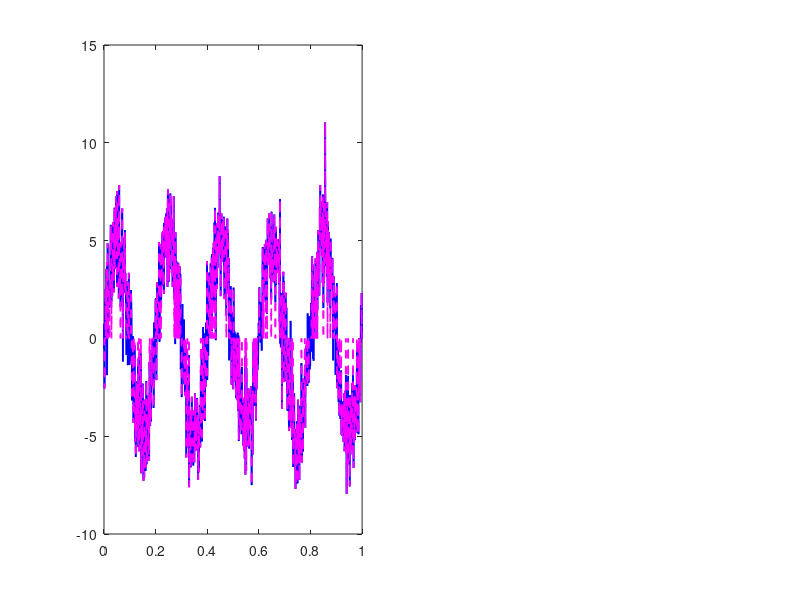

This chart was generated by the following MATLAB code: (Note: this script raises an error after producing the figure.)
% Anastasiia Badurych
% Variant 1

clear;
clc;

A_signal = 5;
f = 5;
sigma = 1.5;
U1 = 3;
U2 = 2;

t = 0:0.001:1;
s = A_signal * sin(2*pi*f*t);
n = sigma * randn(size(t));
noisySignal = s + n;

filteredSignal = noisySignal;
filteredSignal(abs(filteredSignal) < U2) = 0;

selected = noisySignal > U1;
maximumPoints = noisySignal == max(noisySignal);
minimumPoints = noisySignal == min(noisySignal);

values = [noisySignal filteredSignal U1 U2 0];
padding = 0.05 * (max(values) - min(values));
yLimits = [min(values)-padding max(values)+padding];

figure;

subplot(1, 2, 1);
plot(t, noisySignal, 'b-', 'LineWidth', 1.25);
hold on;
plot(t, filteredSignal, 'm--', 'LineWidth', 1.25);
yline(U1, 'r-', 'LineWidth', 1.25);
yline(U2, 'k-', 'LineWidth', 1.25);
xlabel('Time (s)');
ylabel('Voltage (V)');
title('Original and filtered signals', 'Color', 'b', 'FontSize', 14);
legend('Original signal', 'Filtered signal', 'U_1', 'U_2', ...
       'Location', 'best');
grid on;
axis([min(t) max(t) yLimits]);
hold off;

subplot(1, 2, 2);
stem(t(selected), noisySignal(selected), 'b', 'LineWidth', 1.25);
hold on;
plot(t(maximumPoints), noisySignal(maximumPoints), ...
     'go', 'MarkerSize', 8, 'LineWidth', 1.25);
plot(t(minimumPoints), noisySignal(minimumPoints), ...
     'rv', 'MarkerSize', 8, 'LineWidth', 1.25);
yline(U1, 'r-', 'LineWidth', 1.25);
xlabel('Time (s)');
ylabel('Voltage (V)');
title('Samples above U_1 and extrema', 'Color', 'b', 'FontSize', 14);
legend('Samples above U_1', 'Maximum voltage', 'Minimum voltage', ...
       'U_1', 'Location', 'best');
grid on;
axis([min(t) max(t) yLimits]);
hold off;
